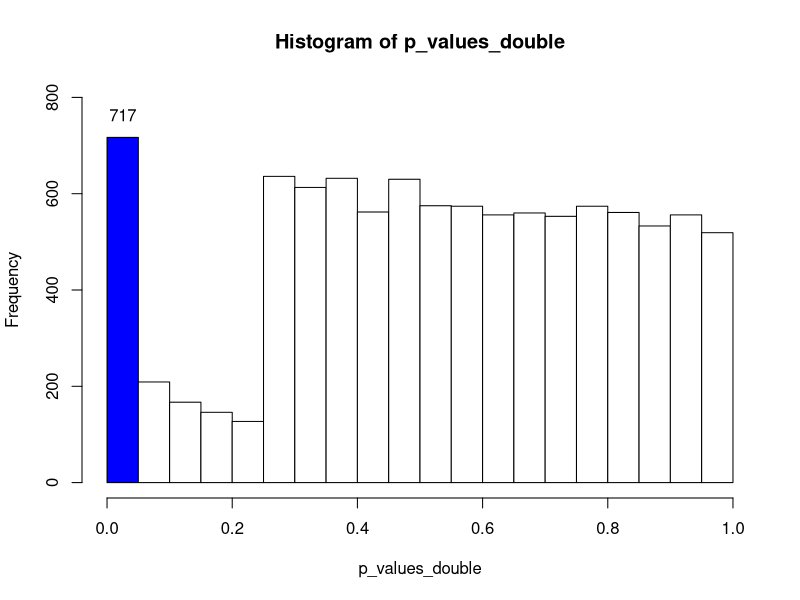
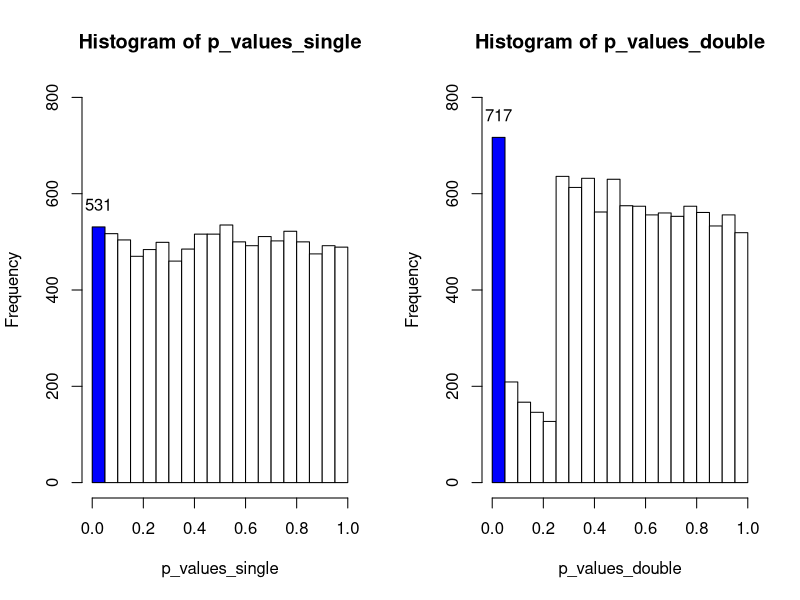
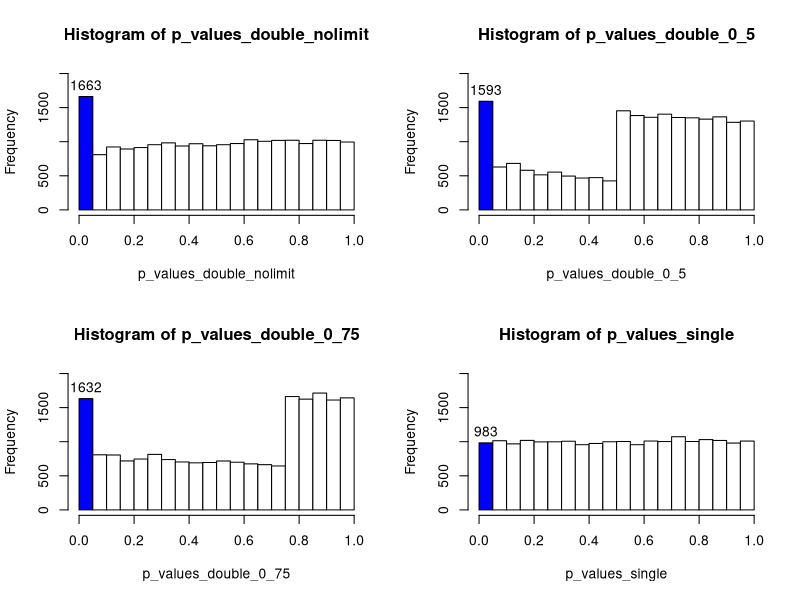

The R source for these figures, in order:
## ---- chunk 1
library(tidyverse)
## ---- chunk 2
sig_count <- 0        #count num of significant results
num_tests <- 10000    #total number of trials to run
sig_value <- 0.05     #significance threshold
num_people <- 30      #number of people in trial
total_range <- seq(1, num_tests) #sets up indices for loop

for (val in total_range) {
    data <- rnorm(num_people, mean = 0, sd = 1)
    result <- t.test(data)
    pvalue <- result$p.value
    if(pvalue < sig_value) {
      sig_count = sig_count + 1
    }
}
print(c("The number of significant results out of 10000 trials is: ", toString(sig_count)), quote=FALSE)
## ---- chunk 3
sig_value <- 0.05     #significance threshold

determine_sig <- function(n) {
   data <- rnorm(n, mean = 0, sd = 1)
   result <- t.test(data)
   pvalue <- result$p.value
   if(pvalue < sig_value) {
     result <- 1
   }
   else {
     result <- 0
   }
   return(result)
}

is_sig_vector <- sum(replicate(
  10000, determine_sig(30)))

print(c("The number of significant results out of 10000 trials is: ", toString(is_sig_vector)), quote=FALSE)
## ---- chunk 4
num_people <- 30      #number of people in trial

double.sample <- function () {
  data <- rnorm(num_people, mean = 0, sd = 1)
  result <- t.test(data)
  pvalue <- result$p.value
  if (pvalue < 0.05 || pvalue > 0.25 ) { #stop execution if p < .05 or p > .25
    #print(c("the length of the sample is:", toString(length(data))), quote=FALSE)
    return(pvalue)
  }
  else {
    new_data <- rnorm(num_people, mean = 0, sd = 1) #second batch of 30
    data <- rbind(data, new_data) # combine new data with old
    result <- t.test(data)
    pvalue <- result$p.value
    #print(c("the length of the sample is:", toString(length(data))), quote=FALSE)
    return(pvalue)
  }
}

print(c("The resulting p-value of a single sample is: ", toString(double.sample())), quote=FALSE)
## ---- chunk 5
p_values_double <- replicate(10000, double.sample()) #double sample 10k times
h2 <- hist(p_values_double, breaks=20, plot=FALSE) #create histogram with 0.05 bin increments
first_bar_double <- min(p_values_double) #identify the bar for 0 to 0.05
bin_double <- as.numeric(cut(first_bar_double, h2$breaks)) #grab the bar for 0 to 0.05 
plot(h2, col = replace(rep("white", length(h2$breaks) - 1), bin_double, "blue"), ylim=c(0, 800)) #add the blue bar for the area of interest
text(h2$mids[1], 20 + h2$counts[1], labels=h2$counts[1], adj=c(0.5, -0.5)) #label first bar count
## ---- chunk 6
single.sample <- function () {
   data <- rnorm(num_people, mean = 0, sd = 1)
   result <- t.test(data)
   pvalue <- result$p.value
   return(pvalue)
}

p_values_single <- replicate(10000, single.sample()) #only sample once
h1 <- hist(p_values_single, breaks=20, plot=FALSE) #create histogram with 0.05 bin increments
first_bar_single <- min(p_values_single) #identify the bar for 0 to 0.05
bin_single <- as.numeric(cut(first_bar_single, h1$breaks)) #grab the bar for 0 to 0.05 

par(mfrow=c(1,2)) 
plot(h1, col = replace(rep("white", length(h1$breaks) - 1), bin_single, "blue"), ylim=c(0, 800)) #add the blue bar for the area of interest
text(h1$mids[1], 20 + h1$counts[1], labels=h1$counts[1], adj=c(0.5, -0.5)) #label first bar count

plot(h2, col = replace(rep("white", length(h2$breaks) - 1), bin_double, "blue"), ylim=c(0, 800)) #add the blue bar for the area of interest
text(h2$mids[1], 20 + h2$counts[1], labels=h2$counts[1], adj=c(0.5, -0.5)) #label first bar count
## ---- chunk 7
num_people <- 30      #number of people in trial

double.sample <- function(upper_p) {
  data <- rnorm(num_people, mean = 0, sd = 1)
  result <- t.test(data)
  pvalue <- result$p.value
  if (pvalue < 0.05 || pvalue > upper_p) { #stop execution
    #print(c("the length of the sample is:", toString(length(data))), quote=FALSE)
    return(pvalue)
  }
  new_data <- rnorm(num_people, mean = 0, sd = 1)
  data <- rbind(data, new_data) # combine new data with old
  result <- t.test(data)
  pvalue <- result$p.value
  #print(c("the length of the sample is:", toString(length(data))), quote=FALSE)
  return(pvalue)
}
## ---- chunk 8
trial_num <- 20000
p_values_double_nolimit <- replicate(trial_num, double.sample(1.1)) #chose upper above 1 to always sample if p > .05
p_values_double_0_5 <- replicate(trial_num, double.sample(0.5))
p_values_double_0_75 <- replicate(trial_num, double.sample(0.75))
p_values_single <- replicate(trial_num, single.sample())
## ---- chunk 9
#plot 4 histograms with the same axes limits to compare the different sampling techniques
hnl <- hist(p_values_double_nolimit, breaks=20, plot=FALSE) #create histogram with 0.05 bin increments
first_bar_nl <- min(p_values_double_nolimit) #identify the bar for 0 to 0.05
bin_nl <- as.numeric(cut(first_bar_nl, hnl$breaks)) #grab the bar for 0 to 0.05 

h50 <- hist(p_values_double_0_5, breaks=20, plot=FALSE) #create histogram with 0.05 bin increments
first_bar_05 <- min(p_values_double_0_5) #identify the bar for 0 to 0.05
bin_50 <- as.numeric(cut(first_bar_05, h50$breaks)) #grab the bar for 0 to 0.05

h75 <- hist(p_values_double_0_75, breaks=20, plot=FALSE) #create histogram with 0.05 bin increments
first_bar_75 <- min(p_values_double_0_75) #identify the bar for 0 to 0.05
bin_75 <- as.numeric(cut(first_bar_75, h75$breaks)) #grab the bar for 0 to 0.05 

hsingle <- hist(p_values_single, breaks=20, plot=FALSE) #create histogram with 0.05 bin increments
first_bar_single <- min(p_values_single) #identify the bar for 0 to 0.05
bin_single <- as.numeric(cut(first_bar_single, hsingle$breaks)) #grab the bar for 0 to 0.05 

par(mfrow=c(2, 2))
plot(hnl, col = replace(rep("white", length(hnl$breaks) - 1), bin_nl, "blue"), ylim=c(0, 2000)) #add the blue bar for the area of interest
text(hnl$mids[1], 20 + hnl$counts[1], labels=hnl$counts[1], adj=c(0.5, -0.5)) #label first bar count


plot(h50, col = replace(rep("white", length(h50$breaks) - 1), bin_50, "blue"), ylim=c(0, 2000)) #add the blue bar for the area of interest
text(h50$mids[1], 20 + h50$counts[1], labels=h50$counts[1], adj=c(0.5, -0.5)) #label first bar count

plot(h75, col = replace(rep("white", length(h75$breaks) - 1), bin_75, "blue"), ylim=c(0, 2000)) #add the blue bar for the area of interest
text(h75$mids[1], 20 + h75$counts[1], labels=h75$counts[1], adj=c(0.5, -0.5)) #label first bar count


plot(hsingle, col = replace(rep("white", length(hsingle$breaks) - 1), bin_single, "blue"), ylim=c(0, 2000)) #add the blue bar for the area of interest
text(hsingle$mids[1], 20 + hsingle$counts[1], labels=hsingle$counts[1], adj=c(0.5, -0.5)) #label first bar count
